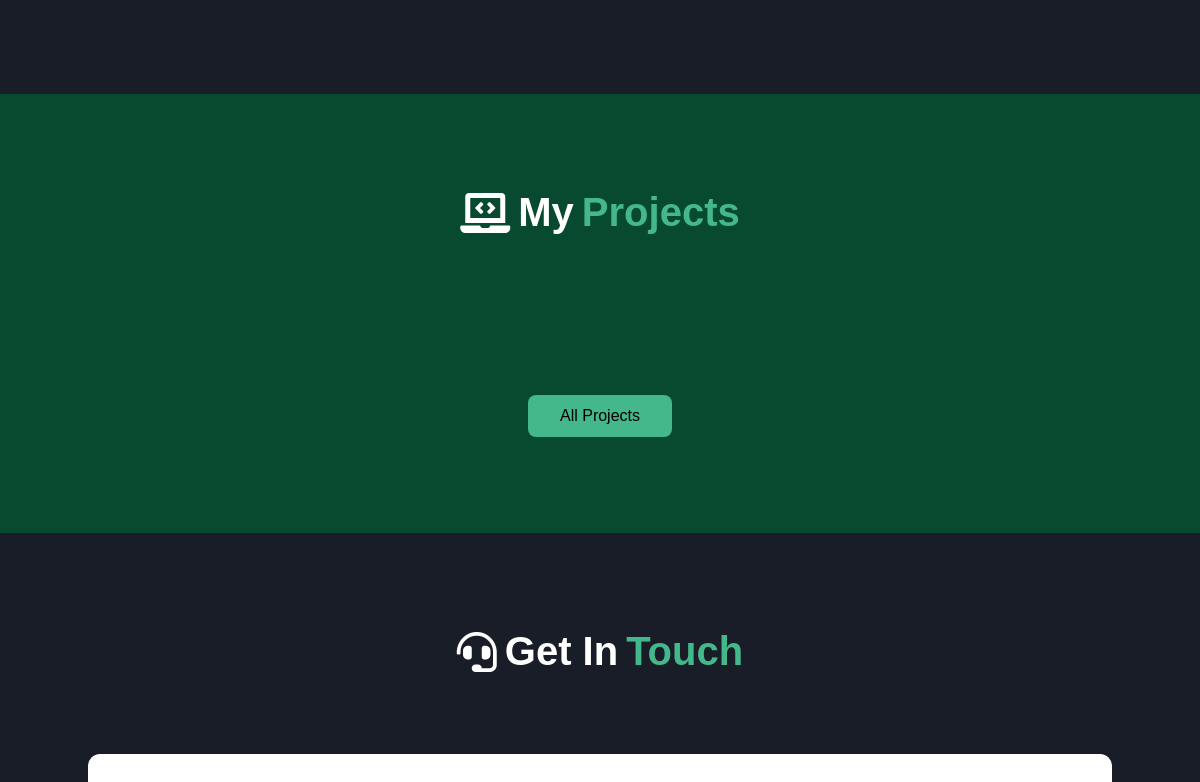
/ (middle part), run on an earlier commit of the app's database.
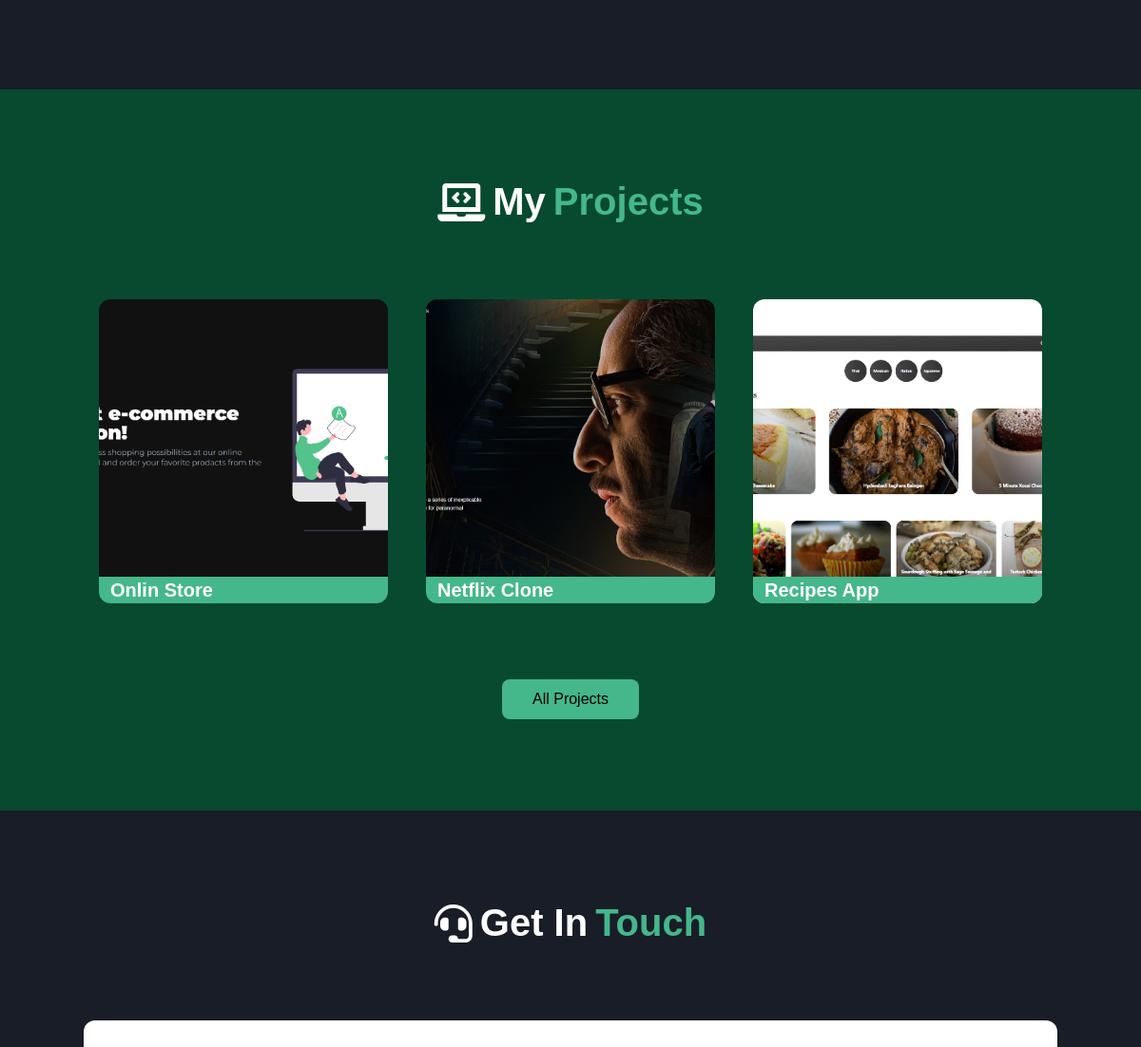
And on a later commit of the database.
### portfolio/models.py (models this page shows, shortened)
class Projects(models.Model):
    name = models.CharField(max_length=200)
    description = models.TextField()
    demo_url = models.URLField(max_length=200)
    github_url = models.URLField(max_length=200)
    image = models.ImageField(upload_to="project_images/")
    class Meta:
        verbose_name = "Project"
        verbose_name_plural = "Projects"

### portfolio/views.py (the view)
# urls.py: 2. Add a URL to urlpatterns:  path('', views.home, name='home')
def home(request):
    links = [
        {"key": 1, "name": "Home", "link": "home"},
        {"key": 2, "name": "About", "link": "about"},
        {"key": 3, "name": "Projects", "link": "project"},
        {"key": 4, "name": "Contact", "link": "contact"},
    ]
    links_footer = links[: len(links) - 1]
    social_data = [
        {
            "key": 1,
            "link": "https://www.linkedin.com/in/ali-el-shoraa/",
            "icon": '<i class="fab fa-linkedin"></i>',
        },
        {
            "key": 2,
            "link": "https://github.com/Ali-El-Shoraa",
            "icon": '<i class="fab fa-github"></i>',
        },
        {
            "key": 3,
            "link": "https://wa.me/201550859246",
            "icon": '<i class="fab fa-whatsapp"></i>',
        },
        {
            "key": 4,
            "link": "https://t.me/Ali_El_Shoraa",
            "icon": '<i class="fab fa-telegram-plane"></i>',
        },
        {
            "key": 5,
            "link": "mailto:ali,m.elshoraa@gmail.com",
            "icon": '<i class="fas fa-envelope"></i>',
        },
    ]
    projects = Projects.objects.all()[:3]
    cv = CV.objects.first()
    context = {
        "links": links,
        "social_data": social_data,
        "projects": projects,
        "links_footer": links_footer,
        "cv_url": cv,
    }
    return render(request, "pages/home.html", context)

### portfolio/models.py (called while the page is built)
    def __str__(self):
        return self.resume_url

### portfolio/templates/pages/home.html
{% extends 'base.html' %}
{% load static %}
{% block main %}
{% include 'sections/header.html' %}
{% include 'sections/hero.html' %}
{% include 'sections/about.html' %}
{% include 'sections/projects.html' %}
{% include 'sections/contact.html' %}
{% include 'sections/footer.html' %}
{% endblock main %}

### portfolio/templates/sections/projects.html (shortened to what this page needs)
{% load static %}
<link rel="stylesheet" href="{% static 'css/projects.css' %}" />
<section id="project" class="projects">
  <h3 class="header">
    <i class="fas fa-laptop-code"></i>
    My
    <span>Projects</span>
  </h3>
  <div class="container">
    {% for project in projects %}
    <div class="sp-hover-box">
      <img src="{{ project.image.url }}" alt="{{ project.name }}" class="" />
      <div class="sp-text">
        <h4 class="title">{{ project.name }}</h4>
      </div>
    </div>
    {% endfor %}
  </div>
  <a class="sp-button-components all-project-btn" href="/projects">All Projects</a>
</section>

What changed in the data, as far as the page shows it:
added Projects: image (picture), name "Onlin Store"
added Projects: image (picture), name "Netflix Clone"
added Projects: image (picture), name "Recipes App"
